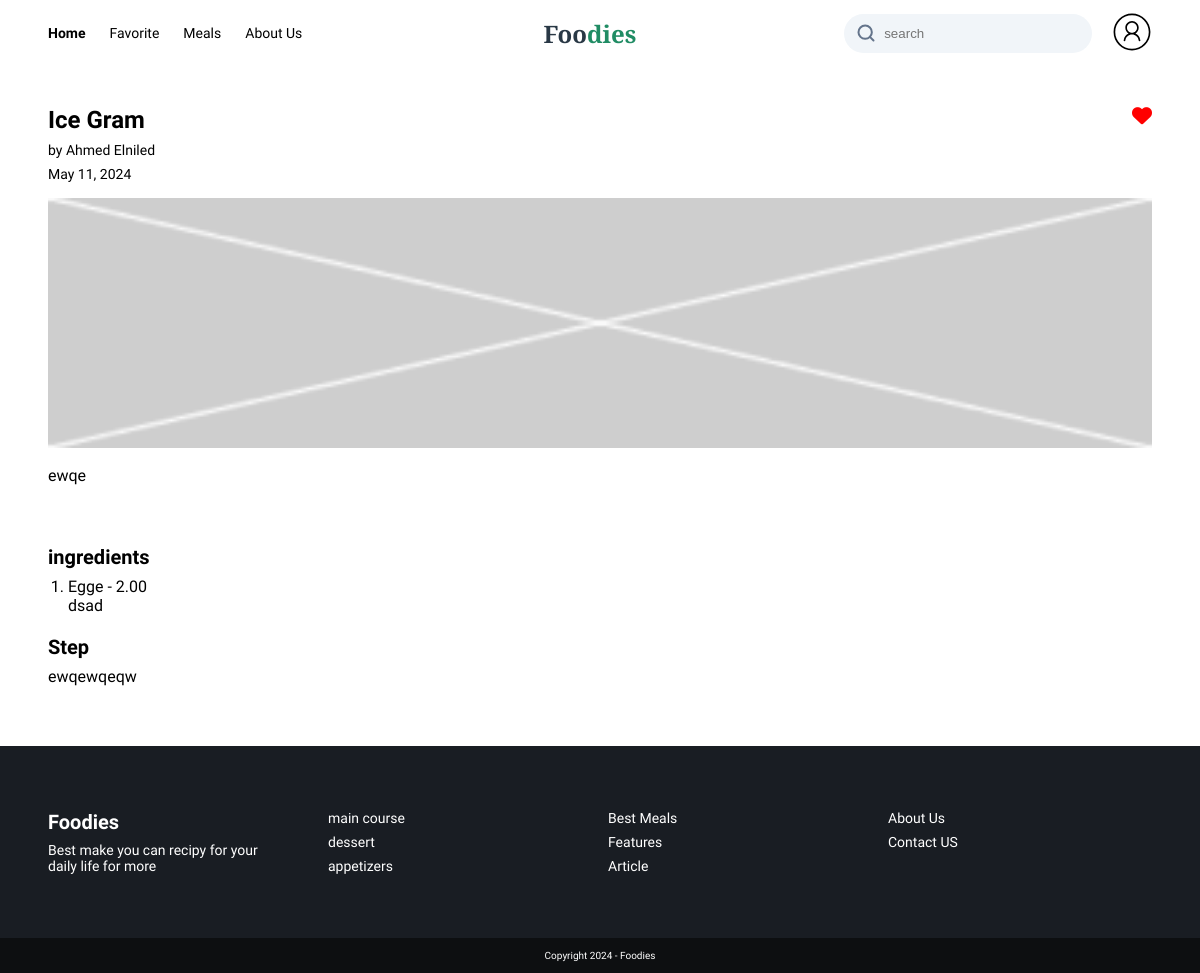
Page /8/ (signed in) on the committed database.
### recipes/models.py (models this page shows, shortened)
class Recipe(models.Model):
    id = models.AutoField(primary_key=True)
    date = models.DateField(auto_now_add=True)
    name = models.CharField(max_length=100)
    publisher = models.ForeignKey(Publisher, on_delete=models.CASCADE, related_name="PublishInfo")
    description = models.TextField(null=False, blank=False)
    duration = models.PositiveIntegerField(null=True, blank=True)
    level = models.ForeignKey(Level, on_delete=models.CASCADE, name='Level')
    category = models.ForeignKey(Category, on_delete=models.CASCADE, related_name="recipes")
    ingredients = models.ManyToManyField(Ingredient, through='RecipeIngredient', related_name='recipes')
    steps = models.TextField(null=False, blank=False)
    image_link = models.CharField(max_length=1000, default='defaultImage')

class Publisher(models.Model):
    id = models.AutoField(primary_key=True)
    name = models.CharField(max_length=100)
    jobTitle = models.CharField(max_length=255)
    Bio = models.TextField()

class RecipeIngredient(models.Model):
    recipe = models.ForeignKey(Recipe, on_delete=models.CASCADE, related_name="recipeIngredients")
    ingredient = models.ForeignKey(Ingredient, on_delete=models.CASCADE, related_name="ingredients")
    quantity = models.DecimalField(max_digits=50, decimal_places=2)
    description = models.TextField(null=True, blank=True)

class Ingredient(models.Model):
    id = models.AutoField(primary_key=True)
    name = models.CharField(max_length=100)

### recipes/views.py (the view)
# urls.py: path('<int:recipe_id>/', views.recipe_details, name="recipe_details"),
def recipe_details(request, recipe_id):
    recipe = Recipe.objects.get(pk=recipe_id)
    ingredients = RecipeIngredient.objects.filter(recipe=recipe)
    steps = recipe.steps.split('\n')
    bookmarks = None
    if request.user.is_authenticated:
        user = request.user
        bookmarks = Bookmark.objects.filter(user=user).select_related("recipe")
    return render(request, 'recipes/recipeDetails.html', {
        'recipe': recipe,
        'ingredients': ingredients,
        'steps': steps,
    })

### recipes/templatetags/bookmark_filter.py (called while the page is built)
@register.filter(name='check_bookmark')
def check_bookmark(user, recipe_id):
    return Bookmark.objects.filter(user=user, recipe_id=recipe_id).exists()

### templates/recipes/recipeDetails.html (shortened to what this page needs)
{% load static %}
{% load bookmark_filter %}
<!DOCTYPE html>
<html lang="en">
<head>
    <link rel="stylesheet" href="{% static 'recipes/style/header.css' %}">
    <link rel="stylesheet" href="{% static 'recipes/style/RecipeDetails.css' %}"/>
</head>
<body>
<header>
    <div class="left-side hide-mobile">
        <nav class="hide-mobile">
            <ul>
                <li class="active"><a href="{% url 'index' %}">Home</a></li>
                <li><a href="{% url 'favorite' %}">Favorite</a></li>
                <li class="select-container">
                    <p class="select-paragraph">Meals</p>
                </li>
                <li><a href="{% url 'AboutUs' %}">About Us</a></li>
            </ul>
        </nav>
    </div>
    <div class="logo">
        <h1>
            <a href="{% url 'index' %}">Foo<span>dies</span></a>
        </h1>
    </div>
    <div class="right-side">
        <form class="search-field">
            <input type="search" class="input-field" placeholder="search"/>
        </form>
        <div>
            {% if request.user.is_authenticated %}
                <a href="{% url 'users:profile' %}">
                    <img src="{% static 'Assets/profile.svg' %}" alt="profile icon" width="40px" height="40px">
                </a>
            {% else %}
                <div class="hide-mobile verification-btn ">
                    <a class="loginInBtn" href="{% url 'users:login_view' %}">login</a>
                    <a class="signInBtn" href="{% url 'users:register' %}">Sign Up</a>
                </div>
            {% endif %}
        </div>
    </div>
</header>
<main>
    <div class="titles">
        <div class="main-titles">
            <div class="title">
                <h2 class="rec-name">{{ recipe.name }}</h2>
                <form method="POST" id="form-{{ recipe.id }}" action="{% url 'add_to_favorites' recipe_id=recipe.id %}">
                    <div>
                        {% if request.user.is_authenticated %}
                            {% if request.user|check_bookmark:recipe.id %}
                                <i class="fa-solid marked favorite-icon fa-heart"
                                   id="icon-{{ recipe.id }}" recipeID="{{ recipe.id }}"></i>
                            {% else %}
                                <i class="fa-regular favorite-icon fa-heart" id="icon-{{ recipe.id }}"
                                   recipeID="{{ recipe.id }}"></i>
                            {% endif %}
                        {% else %}
                            <i class="fa-regular favorite-icon fa-heart" id="icon-{{ recipe.id }}"
                               recipeID="{{ recipe.id }}"></i>
                        {% endif %}
                    </div>
                </form>
            </div>
            <div class="publish-info">
                <p class="publisher-name">by {{ recipe.publisher.name }}</p>
                <p class="publisher-date">{{ recipe.date }}</p>
            </div>
        </div>
            {% if recipe.image_link == 'defaultImage' %}
                <img src="{% static 'Assets/defaultImage.png' %}" style="max-height: 250px" alt="Default Image">
            {% else %}
                <img src="{{ recipe.image_link }}" style="max-height: 250px"   alt="{{ recipe.name }} Image">
            {% endif %}
    </div>
    <div class="rec-desc">
        <p>{{ recipe.description }}</p>
    </div>
</main>
<div class="rec-detail">
    <div class="rec-ingredients">
        <h4 class="subtitle">ingredients</h4>
        <ol>
            {% for ingredientInfo in ingredients %}
                <li>
                    <p>{{ ingredientInfo.ingredient.name }} - {{ ingredientInfo.quantity }}</p>
                    <p>{{ ingredientInfo.description }}</p>
                </li>
            {% endfor %}
        </ol>
    </div>
    <div class="rec-steps">
        <h4 class="subtitle">Step</h4>
        {% for step in steps %}
            <p>{{ step }}</p>
        {% endfor %}
    </div>
</div>
<footer>
    <div class="top">
        <div class="col">
            <div class="logo">
                <h1>
                    <a href="{% url 'index' %}">Foo<span>dies</span></a>
                </h1>
                <p>Best make you can recipy for your daily life for more </p>
            </div>
        </div>
        <div class="col">
            <nav>
                <ul>
                    <li><a href="#">main course</a></li>
                    <li><a href="#">dessert</a></li>
                    <li><a href="#">appetizers</a></li>
                </ul>
            </nav>
        </div>
        <div class="col">
            <nav>
                <ul>
                    <li><a href="#">Best Meals</a></li>
                    <li><a href="#">Features</a></li>
                    <li><a href="#">Article</a></li>
                </ul>
            </nav>
        </div>
        <div class="col">
            <nav>
                <ul>
                    <li><a href="#">About Us</a></li>
                    <li><a href="#">Contact US</a></li>
                </ul>
            </nav>
        </div>
    </div>
    <div class="bottom">
        <p>Copyright 2024 - Foodies</p>
    </div>
</footer>
</body>
</html>

### recipes/static/recipes/style/header.css (style rules this page uses)
* { box-sizing: border-box; padding: 0; margin: 0; }
html { font-size: 62.5%; height: 100%; font-family: "Plus Jakarta Sans", sans-serif; }
body { min-height: 100%; display: flex; flex-direction: column; }
.hide-mobile { display: none; }
ul { list-style: none; }
a { text-decoration: none; color: #293845; }
header { display: flex; align-items: center; justify-content: space-between; flex-direction: row; padding: 12px 48px; }
header div { display: flex; align-items: center; flex-direction: row; }
header .left-side { gap: 20px; display: flex; flex-direction: row; justify-content: space-between; }
header .logo { width: 40%; }
header .logo h1 { font-size: 2.4rem; }
header .logo h1 a { font-weight: 800; font-family: 'Source Serif 4', serif; }
header .logo h1 a span { color: #208C64; }
.hide-mobile, header .verification-btn { display: none; }
header nav ul { display: flex; align-items: center; gap: 24px; }
header nav ul li { font-size: 1.4rem; font-weight: 500; }
header nav ul li p { font-size: 1.4rem; }
header .right-side { display: flex; flex-direction: row; align-items: center; justify-content: flex-end; gap: 12px; width: 60%; }
header .search-field { width: 50%; position: relative; }
header .right-side .input-field { width: 100%; padding: 12px 12px 12px 40px; border: none; background-color: #F1F5F9; border-radius: 20px; }
header .search-field svg { position: absolute; left: 12px; top: 9px; width: 20px; height: 20px; }
.marked { color: red; }
.top ul a { font-size: 1.4rem; color: white; }
.top .logo { width: 100%; display: flex; flex-direction: column; gap: 8px; }
.top .logo h1 a { color: white; }
.top .logo p { width: 80%; font-size: 1.4rem; }
header nav.hide-mobile ul li a { transition: all .4s ease; color: black; }
header nav.hide-mobile ul li.active { font-weight: bold; }
.select-container { position: relative; transition: display .4s ease; transition-duration: 2s; }
footer { display: flex; background-color: #191D23; flex-direction: column; color: white; margin-top: auto; }
footer .top { width: 100%; padding: 64px 48px; display: grid; grid-template-columns: repeat(2, 1fr); gap: 1.6rem; }
footer .top ul { display: flex; flex-direction: column; gap: 8px; }
footer .bottom { display: flex; justify-content: center; padding: 12px 16px; background-color: #0D0F11; }
@media only screen and (min-width: 860px) { .hide-mobile, header .verification-btn { display: unset; } }
@media only screen and (min-width: 860px) { header .left-side { gap: 20px; width: 50%; } }
@media only screen and (min-width: 860px) { header .logo { width: unset; } }
@media only screen and (min-width: 860px) { header .right-side { gap: 20px; width: 50%; margin-left: 20px; } }
@media only screen and (min-width: 860px) { footer .top { grid-template-columns: repeat(4, 1fr); } }

### recipes/static/recipes/style/RecipeDetails.css (style rules this page uses)
.marked { color:red; }
main { padding: 40px 48px; display: flex; flex-direction: column; }
.titles { display: flex; flex-direction: column; gap: 1.6rem; }
.main-titles { display: flex; flex-direction: column; gap: .8rem }
.main-titles .title { display: flex; flex-direction: row; justify-content: space-between; }
.main-titles .title i { display: flex; flex-direction: row; justify-content: center; font-size: 2rem; }
.main-titles .rec-name { font-size: 2.4rem; }
.main-titles .publish-info { display: flex; flex-direction: column; gap: .8rem }
.publisher-name,.publisher-date { font-size: 1.4rem; }
.rec-desc { font-size: 1.6rem; margin-top: 1.8rem; }
.rec-detail { padding: 20px 48px; display: flex; flex-direction: column; gap: 2rem; }
.rec-detail { margin-bottom: 4rem; }
.subtitle { font-size: 2rem; }
.rec-detail > div { display: flex; flex-direction: column; gap: .8rem }
.rec-ingredients ol { padding-left: 2rem; }
.rec-ingredients li, .rec-steps p { font-size: 1.6rem; }

### rows in the picture
Recipe: name "Ice Gram", publisher.name "Ahmed Elniled", date "May 11, 2024", description "ewqe", steps "ewqewqeqw"
RecipeIngredient: ingredient.name "Egge", quantity "2.00", description "dsad"
